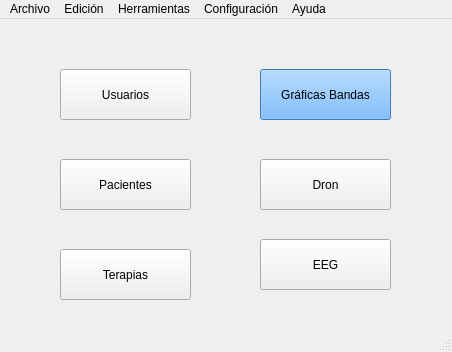
<?xml version="1.0" encoding="UTF-8"?>
<ui version="4.0">
 <class>MainWindow</class>
 <widget class="QMainWindow" name="MainWindow">
  <property name="geometry">
   <rect>
    <x>0</x>
    <y>0</y>
    <width>452</width>
    <height>352</height>
   </rect>
  </property>
  <property name="windowTitle">
   <string>Cognidron</string>
  </property>
  <property name="windowIcon">
   <iconset>
    <normalon>imagenes/dron-ico.png</normalon>
   </iconset>
  </property>
  <widget class="QWidget" name="centralwidget">
   <widget class="QPushButton" name="pushButton">
    <property name="geometry">
     <rect>
      <x>60</x>
      <y>50</y>
      <width>131</width>
      <height>51</height>
     </rect>
    </property>
    <property name="text">
     <string>Usuarios</string>
    </property>
    <property name="icon">
     <iconset>
      <normaloff>imagenes/usuario.png</normaloff>imagenes/usuario.png</iconset>
    </property>
    <property name="iconSize">
     <size>
      <width>32</width>
      <height>32</height>
     </size>
    </property>
   </widget>
   <widget class="QPushButton" name="pushButton_2">
    <property name="geometry">
     <rect>
      <x>60</x>
      <y>140</y>
      <width>131</width>
      <height>51</height>
     </rect>
    </property>
    <property name="text">
     <string>Pacientes</string>
    </property>
    <property name="icon">
     <iconset>
      <normaloff>imagenes/paciente.png</normaloff>imagenes/paciente.png</iconset>
    </property>
    <property name="iconSize">
     <size>
      <width>32</width>
      <height>32</height>
     </size>
    </property>
   </widget>
   <widget class="QPushButton" name="pushButton_3">
    <property name="geometry">
     <rect>
      <x>60</x>
      <y>230</y>
      <width>131</width>
      <height>51</height>
     </rect>
    </property>
    <property name="text">
     <string>Terapias</string>
    </property>
    <property name="icon">
     <iconset>
      <normaloff>imagenes/terapia.png</normaloff>imagenes/terapia.png</iconset>
    </property>
    <property name="iconSize">
     <size>
      <width>32</width>
      <height>32</height>
     </size>
    </property>
   </widget>
   <widget class="QPushButton" name="pushButton_4">
    <property name="geometry">
     <rect>
      <x>260</x>
      <y>140</y>
      <width>131</width>
      <height>51</height>
     </rect>
    </property>
    <property name="text">
     <string>Dron</string>
    </property>
    <property name="icon">
     <iconset>
      <normaloff>imagenes/dron-ico.png</normaloff>imagenes/dron-ico.png</iconset>
    </property>
    <property name="iconSize">
     <size>
      <width>32</width>
      <height>32</height>
     </size>
    </property>
   </widget>
   <widget class="QPushButton" name="pushButton_5">
    <property name="geometry">
     <rect>
      <x>260</x>
      <y>220</y>
      <width>131</width>
      <height>51</height>
     </rect>
    </property>
    <property name="text">
     <string>EEG</string>
    </property>
    <property name="icon">
     <iconset>
      <normaloff>imagenes/eeg.png</normaloff>imagenes/eeg.png</iconset>
    </property>
    <property name="iconSize">
     <size>
      <width>32</width>
      <height>32</height>
     </size>
    </property>
   </widget>
   <widget class="QPushButton" name="pushButton_6">
    <property name="geometry">
     <rect>
      <x>260</x>
      <y>50</y>
      <width>131</width>
      <height>51</height>
     </rect>
    </property>
    <property name="palette">
     <palette>
      <active>
       <colorrole role="WindowText">
        <brush brushstyle="SolidPattern">
         <color alpha="255">
          <red>0</red>
          <green>0</green>
          <blue>0</blue>
         </color>
        </brush>
       </colorrole>
       <colorrole role="Button">
        <brush brushstyle="SolidPattern">
         <color alpha="255">
          <red>85</red>
          <green>170</green>
          <blue>255</blue>
         </color>
        </brush>
       </colorrole>
       <colorrole role="Light">
        <brush brushstyle="SolidPattern">
         <color alpha="255">
          <red>213</red>
          <green>234</green>
          <blue>255</blue>
         </color>
        </brush>
       </colorrole>
       <colorrole role="Midlight">
        <brush brushstyle="SolidPattern">
         <color alpha="255">
          <red>149</red>
          <green>202</green>
          <blue>255</blue>
         </color>
        </brush>
       </colorrole>
       <colorrole role="Dark">
        <brush brushstyle="SolidPattern">
         <color alpha="255">
          <red>42</red>
          <green>85</green>
          <blue>127</blue>
         </color>
        </brush>
       </colorrole>
       <colorrole role="Mid">
        <brush brushstyle="SolidPattern">
         <color alpha="255">
          <red>56</red>
          <green>113</green>
          <blue>170</blue>
         </color>
        </brush>
       </colorrole>
       <colorrole role="Text">
        <brush brushstyle="SolidPattern">
         <color alpha="255">
          <red>0</red>
          <green>0</green>
          <blue>0</blue>
         </color>
        </brush>
       </colorrole>
       <colorrole role="BrightText">
        <brush brushstyle="SolidPattern">
         <color alpha="255">
          <red>255</red>
          <green>255</green>
          <blue>255</blue>
         </color>
        </brush>
       </colorrole>
       <colorrole role="ButtonText">
        <brush brushstyle="SolidPattern">
         <color alpha="255">
          <red>0</red>
          <green>0</green>
          <blue>0</blue>
         </color>
        </brush>
       </colorrole>
       <colorrole role="Base">
        <brush brushstyle="SolidPattern">
         <color alpha="255">
          <red>255</red>
          <green>255</green>
          <blue>255</blue>
         </color>
        </brush>
       </colorrole>
       <colorrole role="Window">
        <brush brushstyle="SolidPattern">
         <color alpha="255">
          <red>85</red>
          <green>170</green>
          <blue>255</blue>
         </color>
        </brush>
       </colorrole>
       <colorrole role="Shadow">
        <brush brushstyle="SolidPattern">
         <color alpha="255">
          <red>0</red>
          <green>0</green>
          <blue>0</blue>
         </color>
        </brush>
       </colorrole>
       <colorrole role="AlternateBase">
        <brush brushstyle="SolidPattern">
         <color alpha="255">
          <red>170</red>
          <green>212</green>
          <blue>255</blue>
         </color>
        </brush>
       </colorrole>
       <colorrole role="ToolTipBase">
        <brush brushstyle="SolidPattern">
         <color alpha="255">
          <red>255</red>
          <green>255</green>
          <blue>220</blue>
         </color>
        </brush>
       </colorrole>
       <colorrole role="ToolTipText">
        <brush brushstyle="SolidPattern">
         <color alpha="255">
          <red>0</red>
          <green>0</green>
          <blue>0</blue>
         </color>
        </brush>
       </colorrole>
      </active>
      <inactive>
       <colorrole role="WindowText">
        <brush brushstyle="SolidPattern">
         <color alpha="255">
          <red>0</red>
          <green>0</green>
          <blue>0</blue>
         </color>
        </brush>
       </colorrole>
       <colorrole role="Button">
        <brush brushstyle="SolidPattern">
         <color alpha="255">
          <red>85</red>
          <green>170</green>
          <blue>255</blue>
         </color>
        </brush>
       </colorrole>
       <colorrole role="Light">
        <brush brushstyle="SolidPattern">
         <color alpha="255">
          <red>213</red>
          <green>234</green>
          <blue>255</blue>
         </color>
        </brush>
       </colorrole>
       <colorrole role="Midlight">
        <brush brushstyle="SolidPattern">
         <color alpha="255">
          <red>149</red>
          <green>202</green>
          <blue>255</blue>
         </color>
        </brush>
       </colorrole>
       <colorrole role="Dark">
        <brush brushstyle="SolidPattern">
         <color alpha="255">
          <red>42</red>
          <green>85</green>
          <blue>127</blue>
         </color>
        </brush>
       </colorrole>
       <colorrole role="Mid">
        <brush brushstyle="SolidPattern">
         <color alpha="255">
          <red>56</red>
          <green>113</green>
          <blue>170</blue>
         </color>
        </brush>
       </colorrole>
       <colorrole role="Text">
        <brush brushstyle="SolidPattern">
         <color alpha="255">
          <red>0</red>
          <green>0</green>
          <blue>0</blue>
         </color>
        </brush>
       </colorrole>
       <colorrole role="BrightText">
        <brush brushstyle="SolidPattern">
         <color alpha="255">
          <red>255</red>
          <green>255</green>
          <blue>255</blue>
         </color>
        </brush>
       </colorrole>
       <colorrole role="ButtonText">
        <brush brushstyle="SolidPattern">
         <color alpha="255">
          <red>0</red>
          <green>0</green>
          <blue>0</blue>
         </color>
        </brush>
       </colorrole>
       <colorrole role="Base">
        <brush brushstyle="SolidPattern">
         <color alpha="255">
          <red>255</red>
          <green>255</green>
          <blue>255</blue>
         </color>
        </brush>
       </colorrole>
       <colorrole role="Window">
        <brush brushstyle="SolidPattern">
         <color alpha="255">
          <red>85</red>
          <green>170</green>
          <blue>255</blue>
         </color>
        </brush>
       </colorrole>
       <colorrole role="Shadow">
        <brush brushstyle="SolidPattern">
         <color alpha="255">
          <red>0</red>
          <green>0</green>
          <blue>0</blue>
         </color>
        </brush>
       </colorrole>
       <colorrole role="AlternateBase">
        <brush brushstyle="SolidPattern">
         <color alpha="255">
          <red>170</red>
          <green>212</green>
          <blue>255</blue>
         </color>
        </brush>
       </colorrole>
       <colorrole role="ToolTipBase">
        <brush brushstyle="SolidPattern">
         <color alpha="255">
          <red>255</red>
          <green>255</green>
          <blue>220</blue>
         </color>
        </brush>
       </colorrole>
       <colorrole role="ToolTipText">
        <brush brushstyle="SolidPattern">
         <color alpha="255">
          <red>0</red>
          <green>0</green>
          <blue>0</blue>
         </color>
        </brush>
       </colorrole>
      </inactive>
      <disabled>
       <colorrole role="WindowText">
        <brush brushstyle="SolidPattern">
         <color alpha="255">
          <red>42</red>
          <green>85</green>
          <blue>127</blue>
         </color>
        </brush>
       </colorrole>
       <colorrole role="Button">
        <brush brushstyle="SolidPattern">
         <color alpha="255">
          <red>85</red>
          <green>170</green>
          <blue>255</blue>
         </color>
        </brush>
       </colorrole>
       <colorrole role="Light">
        <brush brushstyle="SolidPattern">
         <color alpha="255">
          <red>213</red>
          <green>234</green>
          <blue>255</blue>
         </color>
        </brush>
       </colorrole>
       <colorrole role="Midlight">
        <brush brushstyle="SolidPattern">
         <color alpha="255">
          <red>149</red>
          <green>202</green>
          <blue>255</blue>
         </color>
        </brush>
       </colorrole>
       <colorrole role="Dark">
        <brush brushstyle="SolidPattern">
         <color alpha="255">
          <red>42</red>
          <green>85</green>
          <blue>127</blue>
         </color>
        </brush>
       </colorrole>
       <colorrole role="Mid">
        <brush brushstyle="SolidPattern">
         <color alpha="255">
          <red>56</red>
          <green>113</green>
          <blue>170</blue>
         </color>
        </brush>
       </colorrole>
       <colorrole role="Text">
        <brush brushstyle="SolidPattern">
         <color alpha="255">
          <red>42</red>
          <green>85</green>
          <blue>127</blue>
         </color>
        </brush>
       </colorrole>
       <colorrole role="BrightText">
        <brush brushstyle="SolidPattern">
         <color alpha="255">
          <red>255</red>
          <green>255</green>
          <blue>255</blue>
         </color>
        </brush>
       </colorrole>
       <colorrole role="ButtonText">
        <brush brushstyle="SolidPattern">
         <color alpha="255">
          <red>42</red>
          <green>85</green>
          <blue>127</blue>
         </color>
        </brush>
       </colorrole>
       <colorrole role="Base">
        <brush brushstyle="SolidPattern">
         <color alpha="255">
          <red>85</red>
          <green>170</green>
          <blue>255</blue>
         </color>
        </brush>
       </colorrole>
       <colorrole role="Window">
        <brush brushstyle="SolidPattern">
         <color alpha="255">
          <red>85</red>
          <green>170</green>
          <blue>255</blue>
         </color>
        </brush>
       </colorrole>
       <colorrole role="Shadow">
        <brush brushstyle="SolidPattern">
         <color alpha="255">
          <red>0</red>
          <green>0</green>
          <blue>0</blue>
         </color>
        </brush>
       </colorrole>
       <colorrole role="AlternateBase">
        <brush brushstyle="SolidPattern">
         <color alpha="255">
          <red>85</red>
          <green>170</green>
          <blue>255</blue>
         </color>
        </brush>
       </colorrole>
       <colorrole role="ToolTipBase">
        <brush brushstyle="SolidPattern">
         <color alpha="255">
          <red>255</red>
          <green>255</green>
          <blue>220</blue>
         </color>
        </brush>
       </colorrole>
       <colorrole role="ToolTipText">
        <brush brushstyle="SolidPattern">
         <color alpha="255">
          <red>0</red>
          <green>0</green>
          <blue>0</blue>
         </color>
        </brush>
       </colorrole>
      </disabled>
     </palette>
    </property>
    <property name="text">
     <string>Gráficas Bandas</string>
    </property>
    <property name="iconSize">
     <size>
      <width>32</width>
      <height>32</height>
     </size>
    </property>
   </widget>
  </widget>
  <widget class="QMenuBar" name="menubar">
   <property name="geometry">
    <rect>
     <x>0</x>
     <y>0</y>
     <width>452</width>
     <height>21</height>
    </rect>
   </property>
   <widget class="QMenu" name="menuArchivo">
    <property name="title">
     <string>Archivo</string>
    </property>
   </widget>
   <widget class="QMenu" name="menuEdici_n">
    <property name="title">
     <string>Edición</string>
    </property>
   </widget>
   <widget class="QMenu" name="menuHerramientas">
    <property name="title">
     <string>Herramientas</string>
    </property>
   </widget>
   <widget class="QMenu" name="menuConfiguraci_n">
    <property name="title">
     <string>Configuración</string>
    </property>
   </widget>
   <widget class="QMenu" name="menuAyuda">
    <property name="title">
     <string>Ayuda</string>
    </property>
   </widget>
   <addaction name="menuArchivo"/>
   <addaction name="menuEdici_n"/>
   <addaction name="menuHerramientas"/>
   <addaction name="menuConfiguraci_n"/>
   <addaction name="menuAyuda"/>
  </widget>
  <widget class="QStatusBar" name="statusbar"/>
 </widget>
 <resources/>
 <connections/>
</ui>
